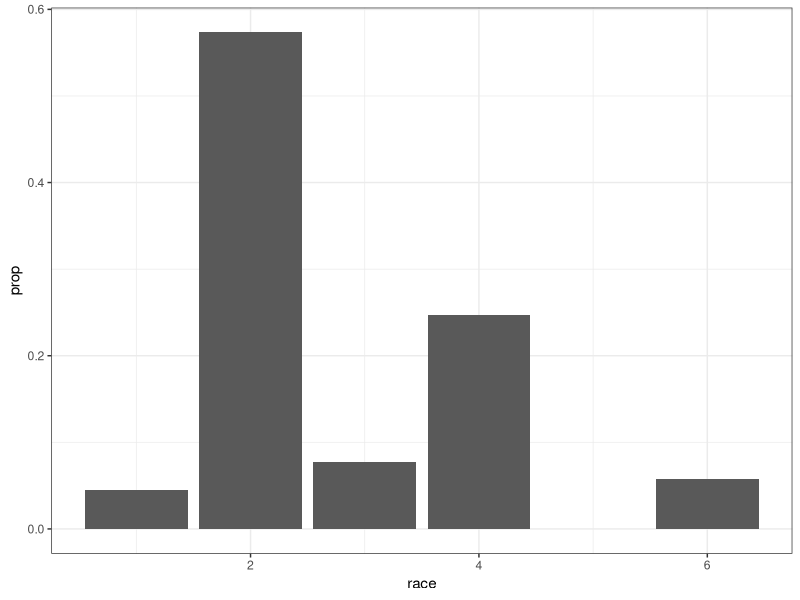
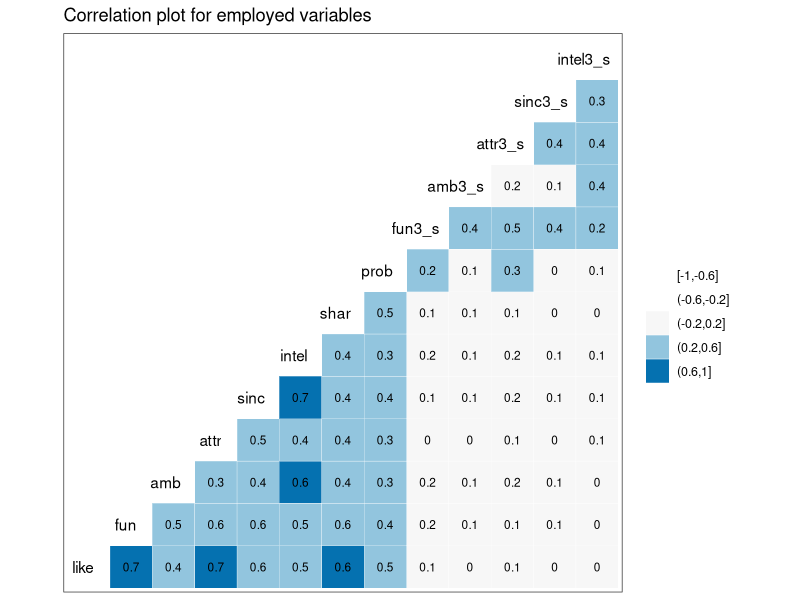
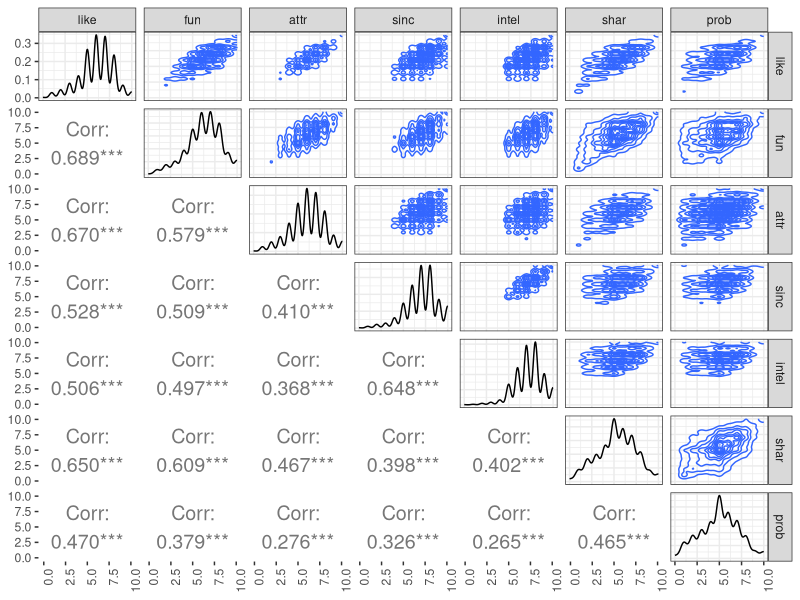
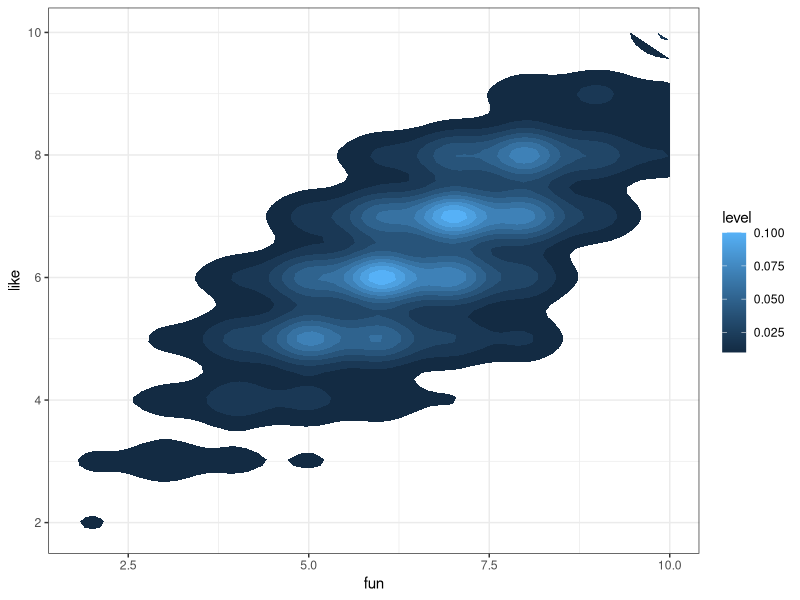
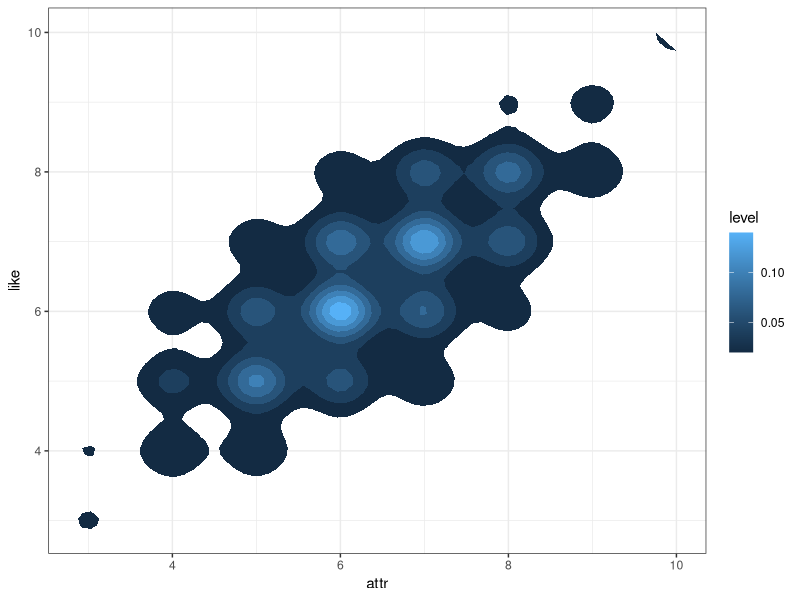
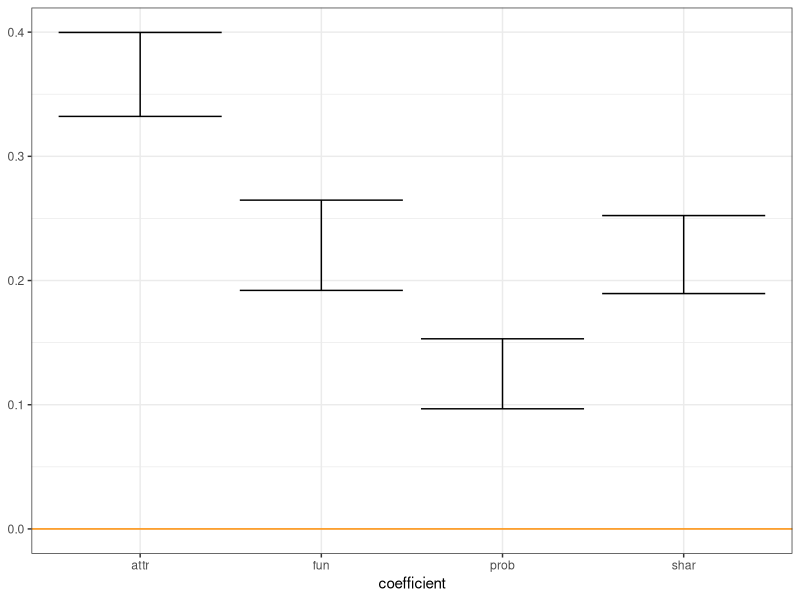
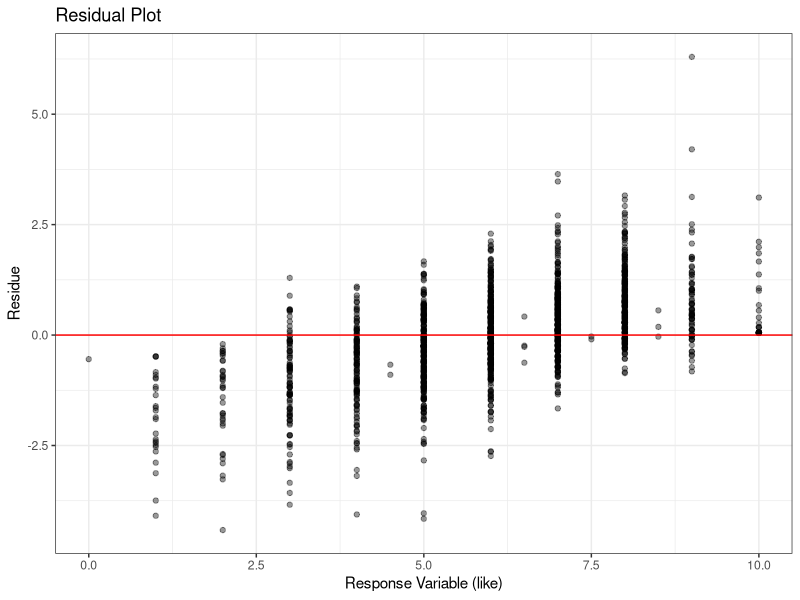
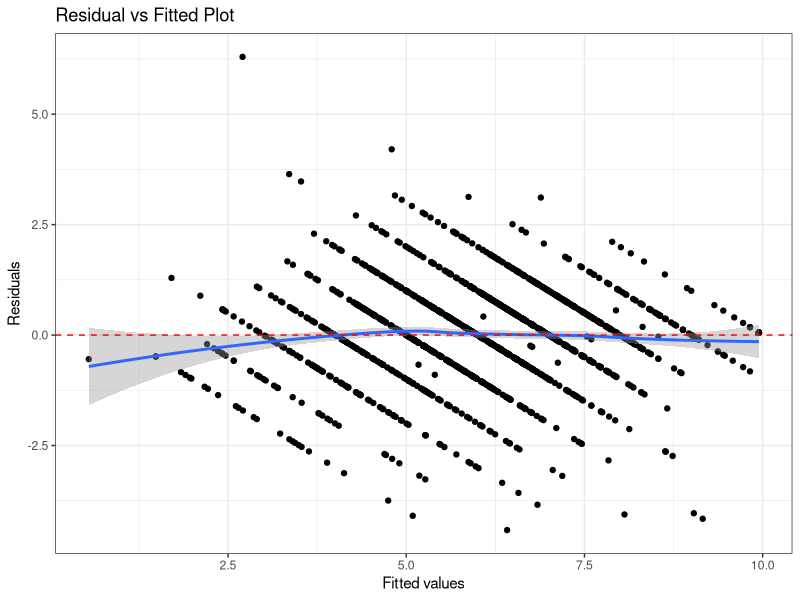

The R source for these figures, in order:
## ---- chunk 1
library(tidyverse)
library(ggfortify)
library(modelr)
library(GGally)
library(broom)
library(here)

theme_set(theme_bw())
## ---- chunk 2
data <- read_csv(here("data/speed-dating.csv"),
                 progress = FALSE,
                 col_types =cols(.default = col_integer(),
                                 int_corr = col_double(),
                                 field = col_character(),
                                 from = col_character(),
                                 career = col_character(),
                                 attr = col_double(),
                                 sinc = col_double(),
                                 intel = col_double(),
                                 fun = col_double(),
                                 amb = col_double(),
                                 shar = col_double(),
                                 like = col_double(),
                                 prob = col_double(),
                                 match_es = col_double(),
                                 attr3_s = col_double(),
                                 sinc3_s = col_double(),
                                 intel3_s = col_double(),
                                 fun3_s = col_double(),
                                 amb3_s = col_double())) %>%
  mutate( age_dif =abs(age - age_o))

data %>%
  glimpse()
## ---- chunk 3
data %>%
  na.omit(race) %>%
  ggplot(aes(race, ..prop..)) +
  geom_bar()
## ---- chunk 4
require(GGally)

temp <- data %>% 
  select(like,fun,amb,attr,sinc,intel,shar,prob,
         fun3_s,amb3_s,attr3_s,sinc3_s,intel3_s) %>% 
    na.omit()

ggcorr(temp, palette = "RdBu", label = TRUE,
       hjust = 0.75, label_size = 3, nbreaks = 5) +
  ggtitle("Correlation plot for employed variables")
## ---- chunk 5
temp <- data %>% 
  select(like,fun,attr,sinc,intel,shar,prob) %>% 
    na.omit()

ggpairs(temp, 
        upper = list(continuous = "density"), 
        lower = list(continuous = wrap("cor", size=5)),
        axisLabels = 'show',progress = F) +
  theme(axis.text.x = element_text(angle = 90, hjust = 1))
## ---- chunk 6
temp %>%
  ggplot(aes(fun, like)) +
   stat_density2d(aes(fill = ..level..), geom = "polygon")
## ---- chunk 7
temp %>%
  ggplot(aes(attr, like)) +
   stat_density2d(aes(fill = ..level..), geom = "polygon")
## ---- chunk 8
temp %>% ## Put predictors on same scale
   mutate_at(.vars = vars(fun,attr,sinc,intel,shar),
             .funs = funs(scale(.))) -> temp

temp %>% 
  sample_n(10)
## ---- chunk 9
t <- data %>% na.omit()
mod <- lm(like ~  fun + attr + shar + prob ,
          data = t)

glance(mod) 
## ---- chunk 10
tibble::as_tibble(rownames = "coefficient",
                  confint(mod)) 
## ---- chunk 11
tibble::as_tibble(rownames = "coefficient",
                  confint(mod)) %>%
  filter(coefficient != "(Intercept)") %>%
  ggplot(aes(coefficient,ymin = `2.5 %`, ymax = `97.5 %`)) +
  geom_errorbar() +
  geom_hline(yintercept = 0, colour = "darkorange")
## ---- chunk 12
mod.res <- resid(mod)
std.resid <- rstandard(mod)
like <- t$like

resid_data <- data.frame(mod.res,std.resid,like,
                       stringsAsFactors=FALSE)
resid_data %>% 
  sample_n(10)
## ---- chunk 13
resid_data %>%
  ggplot(aes(like, mod.res)) +
  geom_point(alpha = 0.4) +
  geom_hline(yintercept = 0,
             color = "red") +
  labs(x = "Response Variable (like)", y = "Residue") +
  ggtitle("Residual Plot")
## ---- chunk 14
mod %>%
  ggplot(aes(.fitted, .resid)) + 
  geom_point() +
  stat_smooth(method="loess") + 
  geom_hline(yintercept=0, col="red", linetype="dashed") + 
  xlab("Fitted values") + ylab("Residuals") + 
  ggtitle("Residual vs Fitted Plot")
## ---- chunk 15
y <- quantile(resid_data$std.resid[!is.na(resid_data$std.resid)], c(0.25, 0.75))
x <- qnorm(c(0.25, 0.75))
slope <- diff(y)/diff(x)
int <- y[1L] - slope * x[1L]

t %>%
  ggplot(aes(sample=std.resid)) +
  stat_qq(shape=1, size=3) +      # open circles
  labs(title="Normal Q-Q",        # plot title
  x="Theoretical Quantiles",      # x-axis label
  y="Standardized Residuals") +   # y-axis label
  geom_abline(slope = slope,
              intercept = int,
              linetype="dashed")  # dashed reference line
## ---- chunk 16
mod %>%
  ggplot(aes(.fitted, 
             sqrt(abs(.stdresid)))) + 
  geom_point(na.rm=TRUE) + 
  stat_smooth(method="loess",
              na.rm = TRUE) +
  labs(title = "Scale-Location",
       x= "Fitted Value",
       y = expression(sqrt("|Standardized residuals|")))
## ---- chunk 17
mod %>%
  ggplot(aes(.hat, .stdresid)) + 
  geom_point(aes(size=.cooksd), na.rm=TRUE) +
  stat_smooth(method="loess", na.rm=TRUE) +
  xlab("Leverage")+ylab("Standardized Residuals") + 
  ggtitle("Residual vs Leverage Plot") + 
  scale_size_continuous("Cook's Distance", range=c(1,5)) +    
  theme(legend.position="bottom")
## ---- chunk 18
mod %>%
  ggplot(aes(.hat, .cooksd)) + 
  geom_point(na.rm=TRUE) + 
  stat_smooth(method="loess", na.rm=TRUE) + 
  xlab("Leverage hii")+ylab("Cook's Distance") + 
  ggtitle("Cook's dist vs Leverage hii/(1-hii)") + 
  geom_abline(slope=seq(0,3,0.5), color="gray", linetype="dashed")
